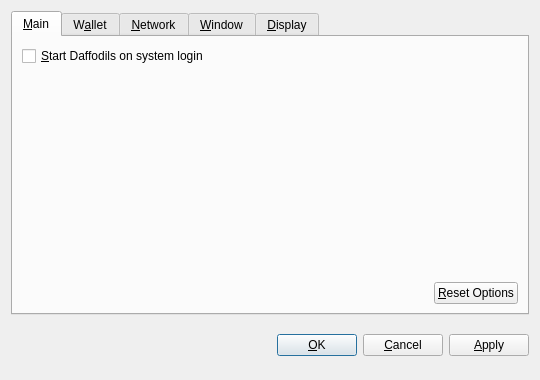
<?xml version="1.0" encoding="UTF-8"?>
<ui version="4.0">
 <class>OptionsDialog</class>
 <widget class="QDialog" name="OptionsDialog">
  <property name="geometry">
   <rect>
    <x>0</x>
    <y>0</y>
    <width>540</width>
    <height>380</height>
   </rect>
  </property>
  <property name="windowTitle">
   <string>Options</string>
  </property>
  <property name="modal">
   <bool>true</bool>
  </property>
  <layout class="QVBoxLayout" name="verticalLayout">
   <item>
    <widget class="QTabWidget" name="tabWidget">
     <property name="tabPosition">
      <enum>QTabWidget::North</enum>
     </property>
     <property name="currentIndex">
      <number>0</number>
     </property>
     <widget class="QWidget" name="tabMain">
      <attribute name="title">
       <string>&amp;Main</string>
      </attribute>
      <layout class="QVBoxLayout" name="verticalLayout_Main">
       <item>
        <widget class="QCheckBox" name="bitcoinAtStartup">
         <property name="toolTip">
          <string>Automatically start Daffodils after logging in to the system.</string>
         </property>
         <property name="text">
          <string>&amp;Start Daffodils on system login</string>
         </property>
        </widget>
       </item>
       <item>
        <spacer name="verticalSpacer_Main">
         <property name="orientation">
          <enum>Qt::Vertical</enum>
         </property>
         <property name="sizeHint" stdset="0">
          <size>
           <width>20</width>
           <height>40</height>
          </size>
         </property>
        </spacer>
       </item>
       <item>
        <layout class="QHBoxLayout" name="horizontalLayout_2_Main">
         <item>
          <spacer name="horizontalSpacer_2_Main">
           <property name="orientation">
            <enum>Qt::Horizontal</enum>
           </property>
           <property name="sizeHint" stdset="0">
            <size>
             <width>40</width>
             <height>20</height>
            </size>
           </property>
          </spacer>
         </item>
         <item>
          <widget class="QPushButton" name="resetButton">
           <property name="toolTip">
            <string>Reset all client options to default.</string>
           </property>
           <property name="text">
            <string>&amp;Reset Options</string>
           </property>
           <property name="autoDefault">
            <bool>false</bool>
           </property>
          </widget>
         </item>
        </layout>
       </item>
      </layout>
     </widget>
     <widget class="QWidget" name="tabWallet">
      <attribute name="title">
       <string>W&amp;allet</string>
      </attribute>
      <layout class="QVBoxLayout" name="verticalLayout_Network">
       <item>
        <widget class="QLabel" name="transactionFeeInfoLabel">
         <property name="text">
          <string>Optional transaction fee per kB that helps make sure your transactions are processed quickly. Most transactions are 1 kB.</string>
         </property>
         <property name="textFormat">
          <enum>Qt::PlainText</enum>
         </property>
         <property name="wordWrap">
          <bool>true</bool>
         </property>
        </widget>
       </item>
       <item>
        <layout class="QHBoxLayout" name="horizontalLayout_1_Main">
         <item>
          <widget class="QLabel" name="transactionFeeLabel">
           <property name="text">
            <string>Pay transaction &amp;fee</string>
           </property>
           <property name="textFormat">
            <enum>Qt::PlainText</enum>
           </property>
           <property name="buddy">
            <cstring>transactionFee</cstring>
           </property>
          </widget>
         </item>
         <item>
          <widget class="BitcoinAmountField" name="transactionFee"/>
         </item>
         <item>
          <spacer name="horizontalSpacer_1_Main">
           <property name="orientation">
            <enum>Qt::Horizontal</enum>
           </property>
           <property name="sizeHint" stdset="0">
            <size>
             <width>40</width>
             <height>20</height>
            </size>
           </property>
          </spacer>
         </item>
        </layout>
       </item>
       <item>
        <widget class="QLabel" name="label">
         <property name="text">
          <string>If you disable the spending of unconfirmed change, the change from a transaction cannot be used until that transaction has at least one confirmation. This also affects how your balance is computed.</string>
         </property>
         <property name="wordWrap">
          <bool>true</bool>
         </property>
        </widget>
       </item>
       <item>
        <widget class="QCheckBox" name="spendZeroConfChange">
         <property name="text">
          <string>Spend unconfirmed change  (experts only)</string>
         </property>
        </widget>
       </item>
       <item>
        <spacer name="verticalSpacer">
         <property name="orientation">
          <enum>Qt::Vertical</enum>
         </property>
         <property name="sizeHint" stdset="0">
          <size>
           <width>20</width>
           <height>40</height>
          </size>
         </property>
        </spacer>
       </item>
      </layout>
     </widget>
     <widget class="QWidget" name="tabNetwork">
      <attribute name="title">
       <string>&amp;Network</string>
      </attribute>
      <layout class="QVBoxLayout" name="verticalLayout_Network">
       <item>
        <widget class="QCheckBox" name="mapPortUpnp">
         <property name="toolTip">
          <string>Automatically open the Daffodils client port on the router. This only works when your router supports UPnP and it is enabled.</string>
         </property>
         <property name="text">
          <string>Map port using &amp;UPnP</string>
         </property>
        </widget>
       </item>
       <item>
        <widget class="QCheckBox" name="connectSocks">
         <property name="toolTip">
          <string>Connect to the Daffodils network through a SOCKS proxy (e.g. when connecting through Tor).</string>
         </property>
         <property name="text">
          <string>&amp;Connect through SOCKS proxy:</string>
         </property>
        </widget>
       </item>
       <item>
        <layout class="QHBoxLayout" name="horizontalLayout_Network">
         <item>
          <widget class="QLabel" name="proxyIpLabel">
           <property name="text">
            <string>Proxy &amp;IP:</string>
           </property>
           <property name="textFormat">
            <enum>Qt::PlainText</enum>
           </property>
           <property name="buddy">
            <cstring>proxyIp</cstring>
           </property>
          </widget>
         </item>
         <item>
          <widget class="QValidatedLineEdit" name="proxyIp">
           <property name="maximumSize">
            <size>
             <width>140</width>
             <height>16777215</height>
            </size>
           </property>
           <property name="toolTip">
            <string>IP address of the proxy (e.g. 127.0.0.1)</string>
           </property>
          </widget>
         </item>
         <item>
          <widget class="QLabel" name="proxyPortLabel">
           <property name="text">
            <string>&amp;Port:</string>
           </property>
           <property name="textFormat">
            <enum>Qt::PlainText</enum>
           </property>
           <property name="buddy">
            <cstring>proxyPort</cstring>
           </property>
          </widget>
         </item>
         <item>
          <widget class="QLineEdit" name="proxyPort">
           <property name="maximumSize">
            <size>
             <width>55</width>
             <height>16777215</height>
            </size>
           </property>
           <property name="toolTip">
            <string>Port of the proxy (e.g. 9050)</string>
           </property>
          </widget>
         </item>
         <item>
          <widget class="QLabel" name="socksVersionLabel">
           <property name="text">
            <string>SOCKS &amp;Version:</string>
           </property>
           <property name="textFormat">
            <enum>Qt::PlainText</enum>
           </property>
           <property name="buddy">
            <cstring>socksVersion</cstring>
           </property>
          </widget>
         </item>
         <item>
          <widget class="QValueComboBox" name="socksVersion">
           <property name="toolTip">
            <string>SOCKS version of the proxy (e.g. 5)</string>
           </property>
          </widget>
         </item>
         <item>
          <spacer name="horizontalSpacer_Network">
           <property name="orientation">
            <enum>Qt::Horizontal</enum>
           </property>
           <property name="sizeHint" stdset="0">
            <size>
             <width>40</width>
             <height>20</height>
            </size>
           </property>
          </spacer>
         </item>
        </layout>
       </item>
       <item>
        <spacer name="verticalSpacer_Network">
         <property name="orientation">
          <enum>Qt::Vertical</enum>
         </property>
         <property name="sizeHint" stdset="0">
          <size>
           <width>20</width>
           <height>40</height>
          </size>
         </property>
        </spacer>
       </item>
      </layout>
     </widget>
     <widget class="QWidget" name="tabWindow">
      <attribute name="title">
       <string>&amp;Window</string>
      </attribute>
      <layout class="QVBoxLayout" name="verticalLayout_Window">
       <item>
        <widget class="QCheckBox" name="minimizeToTray">
         <property name="toolTip">
          <string>Show only a tray icon after minimizing the window.</string>
         </property>
         <property name="text">
          <string>&amp;Minimize to the tray instead of the taskbar</string>
         </property>
        </widget>
       </item>
       <item>
        <widget class="QCheckBox" name="minimizeOnClose">
         <property name="toolTip">
          <string>Minimize instead of exit the application when the window is closed. When this option is enabled, the application will be closed only after selecting Quit in the menu.</string>
         </property>
         <property name="text">
          <string>M&amp;inimize on close</string>
         </property>
        </widget>
       </item>
       <item>
        <spacer name="verticalSpacer_Window">
         <property name="orientation">
          <enum>Qt::Vertical</enum>
         </property>
         <property name="sizeHint" stdset="0">
          <size>
           <width>20</width>
           <height>40</height>
          </size>
         </property>
        </spacer>
       </item>
      </layout>
     </widget>
     <widget class="QWidget" name="tabDisplay">
      <attribute name="title">
       <string>&amp;Display</string>
      </attribute>
      <layout class="QVBoxLayout" name="verticalLayout_Display">
       <item>
        <layout class="QHBoxLayout" name="horizontalLayout_1_Display">
         <item>
          <widget class="QLabel" name="langLabel">
           <property name="text">
            <string>User Interface &amp;language:</string>
           </property>
           <property name="textFormat">
            <enum>Qt::PlainText</enum>
           </property>
           <property name="buddy">
            <cstring>lang</cstring>
           </property>
          </widget>
         </item>
         <item>
          <widget class="QValueComboBox" name="lang">
           <property name="toolTip">
            <string>The user interface language can be set here. This setting will take effect after restarting Daffodils.</string>
           </property>
          </widget>
         </item>
        </layout>
       </item>
       <item>
        <layout class="QHBoxLayout" name="horizontalLayout_2_Display">
         <item>
          <widget class="QLabel" name="unitLabel">
           <property name="text">
            <string>&amp;Unit to show amounts in:</string>
           </property>
           <property name="textFormat">
            <enum>Qt::PlainText</enum>
           </property>
           <property name="buddy">
            <cstring>unit</cstring>
           </property>
          </widget>
         </item>
         <item>
          <widget class="QValueComboBox" name="unit">
           <property name="toolTip">
            <string>Choose the default subdivision unit to show in the interface and when sending coins.</string>
           </property>
          </widget>
         </item>
        </layout>
       </item>
       <item>
        <widget class="QCheckBox" name="displayAddresses">
         <property name="toolTip">
          <string>Whether to show Daffodils addresses in the transaction list or not.</string>
         </property>
         <property name="text">
          <string>&amp;Display addresses in transaction list</string>
         </property>
        </widget>
       </item>
       <item>
        <widget class="QCheckBox" name="coinControlFeatures">
         <property name="toolTip">
          <string>Whether to show coin control features or not.</string>
         </property>
         <property name="text">
          <string>Display coin &amp;control features (experts only!)</string>
         </property>
        </widget>
       </item>
       <item>
        <spacer name="verticalSpacer_Display">
         <property name="orientation">
          <enum>Qt::Vertical</enum>
         </property>
         <property name="sizeHint" stdset="0">
          <size>
           <width>20</width>
           <height>40</height>
          </size>
         </property>
        </spacer>
       </item>
      </layout>
     </widget>
    </widget>
   </item>
   <item>
    <layout class="QHBoxLayout" name="horizontalLayout_Buttons">
     <item>
      <spacer name="horizontalSpacer_1">
       <property name="orientation">
        <enum>Qt::Horizontal</enum>
       </property>
       <property name="sizeHint" stdset="0">
        <size>
         <width>40</width>
         <height>48</height>
        </size>
       </property>
      </spacer>
     </item>
     <item>
      <widget class="QLabel" name="statusLabel">
       <property name="font">
        <font>
         <weight>75</weight>
         <bold>true</bold>
        </font>
       </property>
       <property name="text">
        <string/>
       </property>
       <property name="textFormat">
        <enum>Qt::PlainText</enum>
       </property>
       <property name="wordWrap">
        <bool>true</bool>
       </property>
      </widget>
     </item>
     <item>
      <spacer name="horizontalSpacer_2">
       <property name="orientation">
        <enum>Qt::Horizontal</enum>
       </property>
       <property name="sizeHint" stdset="0">
        <size>
         <width>40</width>
         <height>48</height>
        </size>
       </property>
      </spacer>
     </item>
     <item>
      <widget class="QPushButton" name="okButton">
       <property name="text">
        <string>&amp;OK</string>
       </property>
      </widget>
     </item>
     <item>
      <widget class="QPushButton" name="cancelButton">
       <property name="text">
        <string>&amp;Cancel</string>
       </property>
       <property name="autoDefault">
        <bool>false</bool>
       </property>
      </widget>
     </item>
     <item>
      <widget class="QPushButton" name="applyButton">
       <property name="text">
        <string>&amp;Apply</string>
       </property>
       <property name="autoDefault">
        <bool>false</bool>
       </property>
      </widget>
     </item>
    </layout>
   </item>
  </layout>
 </widget>
 <customwidgets>
  <customwidget>
   <class>BitcoinAmountField</class>
   <extends>QSpinBox</extends>
   <header>bitcoinamountfield.h</header>
  </customwidget>
  <customwidget>
   <class>QValueComboBox</class>
   <extends>QComboBox</extends>
   <header>qvaluecombobox.h</header>
  </customwidget>
  <customwidget>
   <class>QValidatedLineEdit</class>
   <extends>QLineEdit</extends>
   <header>qvalidatedlineedit.h</header>
  </customwidget>
 </customwidgets>
 <resources/>
 <connections/>
</ui>
